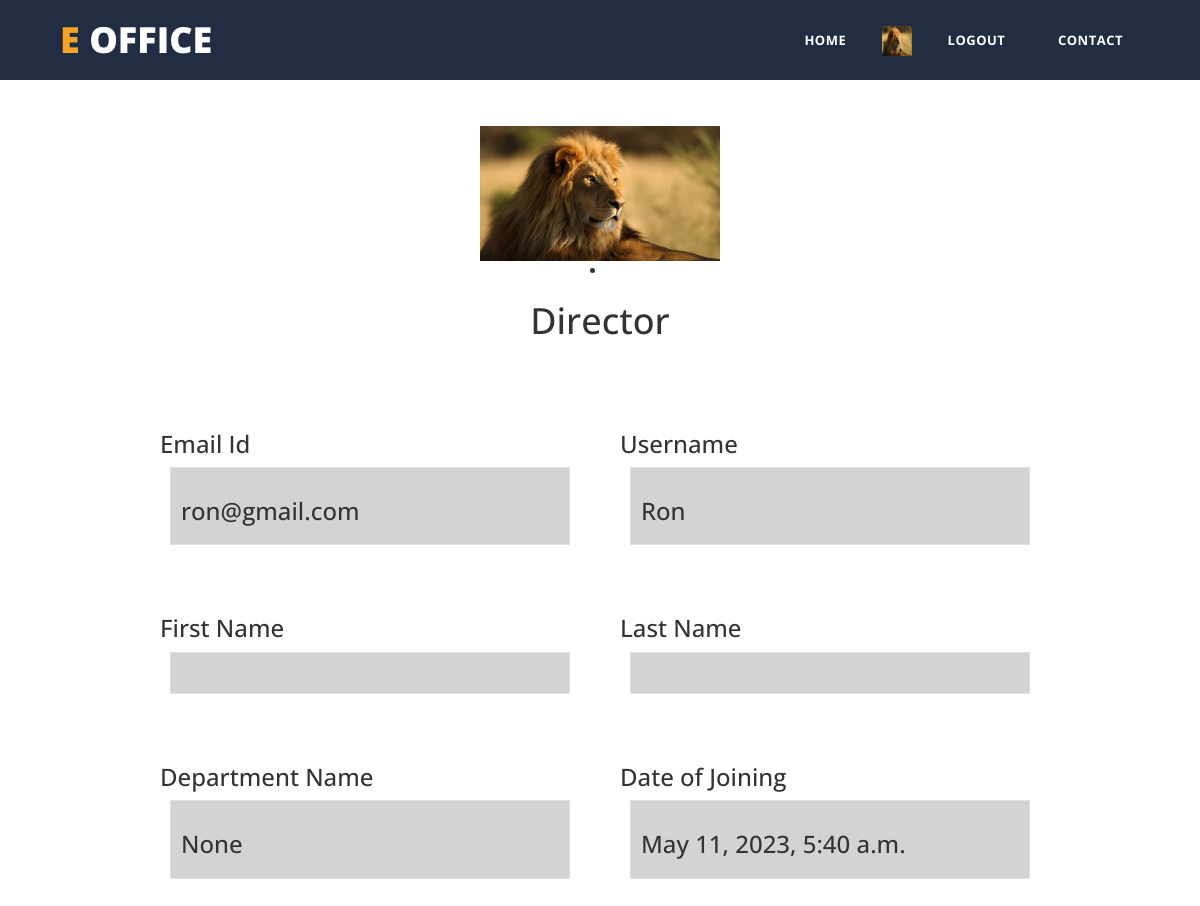
Page /profile_view (signed in) on the committed database.
### accounts/models.py (models this page shows, shortened)
class Account(AbstractBaseUser):
    user_id         =models.BigAutoField(unique=True, primary_key=True)
    email           =models.EmailField(verbose_name='email',help_text='Email',max_length=60, unique=True)
    username        =models.CharField(max_length=30,unique=True)
    first_name      =models.CharField(max_length=30)
    last_name       =models.CharField(max_length=30)
    department      =models.ForeignKey(Department,null=True,blank=True,on_delete=models.CASCADE)
    date_joined     =models.DateTimeField(verbose_name='date joined', auto_now_add=True)
    last_login      =models.DateTimeField(verbose_name='last login', auto_now=True)
    is_admin        =models.BooleanField(default=False)
    is_active       =models.BooleanField(default=True)
    is_staff        =models.BooleanField(default=False)
    is_superuser    =models.BooleanField(default=False)
    profile_image   =models.ImageField(upload_to='profile_pics', blank=True, default='default.jpg')
    objects = MyAccountManager()
    USERNAME_FIELD='email'
    REQUIRED_FIELDS = ['username']

### accounts/views.py (the view)
# urls.py: path('profile_view',views.profile_view,name='profile_view'),
def profile_view(request):
    priority=0
    acccount=Account.objects.get(user_id=request.user.user_id)
    if Director.objects.filter(director__user_id=request.user.user_id).exists():
        priority=1
    elif Department.objects.filter(dept_HOD__user_id=request.user.user_id).exists():
        priority=2
    return render(request,'account/profile_view.html',{'account':acccount,'priority':priority})

### templates/account/profile_view.html
{% extends 'pims/pims_background.html' %}
{% block content %}
{% load static %}
<div class="margin" >
<img class="image-1" width="400" src="{{account.profile_image.url}}">
<div class="dep">
    <li>
        {% if priority is 1 %}
            <h1>Director</h1>
        {% elif priority is 2 %}
            <h1>HOD</h1>
        {% else %}
            <h1>Staff</h1>
        {% endif %}
    </li>
</div>
    <div class="details">
        <div class="float-container" >
            <div class="float-child">
            <h3>Email Id</h3>
            <div class="border"><h3>{{account.email}}</h3></div>
            </div>
            <div class="float-child">
            <h3>Username</h3>
            <div class="border"><h3>{{account.username}}</h3></div>
            </div>
        </div>
        <br>
        <br>
        <div class="float-container" >
            <div class="float-child">
            <h3>First Name</h3>
            <div class="border"><h3>{{account.first_name}}</h3></div>
            </div>
            <div class="float-child">
            <h3>Last Name</h3>
            <div class="border"><h3>{{account.last_name}}</h3>
            </div>
            </div>
        </div>
        <br>
        <br>
        <div class="float-container" >
            <div class="float-child">
            <h3>Department Name</h3>
            <div class="border"><h3>{{account.department}}</h3></div>
            </div>
            <div class="float-child">
            <h3>Date of Joining</h3>
            <div class="border"><h3>{{account.date_joined}}</h3>
            </div>
            </div>
        </div>
    </div>
</body>
{% endblock %}

### templates/snippets/header.html (shortened to what this page needs)
{% load static %}
<!DOCTYPE html>
<html>
    <head>
    <link href="{% static 'vendor/bootstrap/css/bootstrap.min.css' %}" rel="stylesheet">
    <link rel="stylesheet" href="{% static 'assets/css/fontawesome.css' %}">
    <link rel="stylesheet" href="{% static 'assets/css/templatemo-grad-school.css' %}">
    <link rel="stylesheet" href="{% static 'assets/css/owl.css' %}">
    <link rel="stylesheet" href="{% static 'assets/css/lightbox.css' %}">
  <link href="{% static '1/css/bootstrap.min.css' %}" rel="stylesheet">
  <link href="{% static '1/css/font-awesome.min.css' %}" rel="stylesheet">
  <link href="{% static '1/css/templatemo-style.css' %}" rel="stylesheet">
    </head>
    <body>
  <header class="main-header clearfix" role="header">
    <div class="logo">
      <a href="#"><em>e</em> Office </a>
    </div>
    <nav id="menu" class="main-nav" role="navigation">
      <ul class="main-menu">
        <li><a href="{% url 'login' %}">Home</a></li>
        <li class="has-submenu"><img src="{{request.user.profile_image.url}}" height="30px" width="30px">
        </li>
        <li><a href="{% url 'logout' %}">Logout</a></li>
        <li><a href="#section6">Contact</a></li>
      </ul>
    </nav>
  </header>
	</body>

### static/css/personal_details.css (style rules this page uses)
body { margin: auto; width: 100%; font-family: 'Avenir', sans-serif; overflow: scroll; }
.image-1 { display: block; width: 20%; height: 30%; margin-left: auto; margin-right: auto; margin-top: 10%; }
.details { display: block; width: 80%; margin-left: auto; margin-right: auto; margin-top: 30px; }
.float-container { padding: 20px; }
.float-child { width: 50%; float: left; padding: 20px; }
a { text-decoration: none; color: white; }
.border { background-color: lightgray; padding: 10px; border: 1px solid black; margin: 10px; }
.margin { margin-top: 9em; }
.dep { text-align: center; }

### static/assets/css/templatemo-grad-school.css (style rules this page uses)
body { font-family: 'Montserrat', sans-serif; }
a { color: #3CF; text-decoration: none; }
ul { padding: 0px; margin: 0px; list-style: none; }
.main-header { background-color: rgba(22,34,57,0.95); height: 80px; position: fixed; z-index: 12; width: 100%; top: 0; }
.main-header .logo { float: left; line-height: 80px; padding-left: 60px; }
.main-header .logo a { font-size: 36px; text-transform: uppercase; font-weight: 800; color: #fff; }
.main-header .logo a em { font-style: normal; color: #f5a425; }
.main-menu { float: right; padding-right: 60px; }
.main-menu li { display: inline-block; line-height: 79px; margin-left: 15px; position: relative; }
.main-menu li:first-child { margin-left: 0px; }
.main-menu li a { padding: 10px 15px; font-size: 13px; text-transform: uppercase; letter-spacing: 0.5px; font-weight: 700; color: #fff; border: 2px solid transparent; transition: all 0.5s; }

### static/1/css/templatemo-style.css (style rules this page uses)
body { overflow-x: hidden; }
ul { margin: 0; padding: 0; }
* { font-family: 'Open Sans', sans-serif; }
.tm-nav li a:hover, .tm-nav li a:focus, a:link, .tm-nav li a.active { color: #c79c60; text-decoration: none; }

### rows in the picture
Account: user.profile_image (placeholder picture), profile_image (placeholder picture), email "ron@gmail.com", username "Ron", department "None", date_joined "May 11, 2023, 5:40 a.m."
